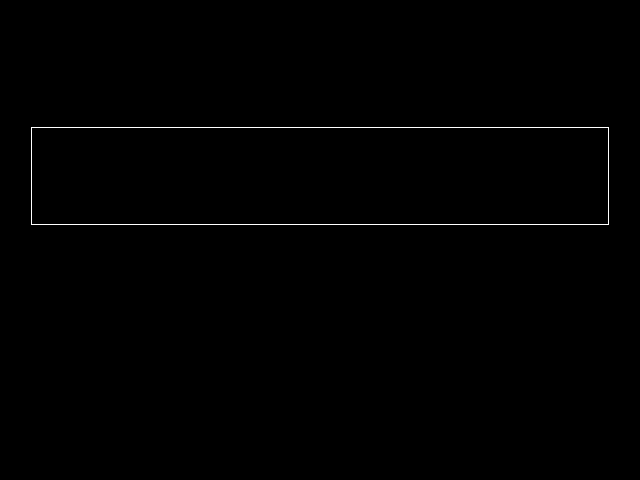

This is a level from a 2D game, rendered from its Tiled map with the project's own tilesets. A one-line summary and the map file follow, with tile-layer data summarised:
An orthogonal 20x15 tile map with 32x32 px tiles, 2 tile layers (Tile Layer 1, Tile Layer 2) and 3 objects (2x ExitGate, Player).

<map version="1.0" orientation="orthogonal" width="20" height="15" tilewidth="32" tileheight="32">
 <properties>
  <property name="evilrobot" value="data/gfx/evilrobot.png" />
  <property name="evilrobotstanding" value="data/gfx/evilrobotstanding.png" />
  <property name="exitgate" value="data/gfx/gate.png" />
  <property name="run" value="data/gfx/run.png" />
 </properties>
 <tileset firstgid="1" name="tileset" tilewidth="32" tileheight="32" spacing="1">
  <image source="data/gfx/tileset.png" width="198" height="198" />
 </tileset>
 <layer name="Tile Layer 1" width="20" height="15">
  <properties>
   <property name="collidable" value="" />
  </properties>
  <data>[300 cells, 22 non-empty, 4 distinct tile ids]</data>
 </layer>
 <layer name="Tile Layer 2" width="20" height="15">
  <data>[300 cells, 24 non-empty, 7 distinct tile ids]</data>
 </layer>
 <objectgroup name="Object Layer 3" width="20" height="15">
  <object name="exitgate" type="ExitGate" x="608" y="224">
   <properties>
    <property name="height" value="79" />
    <property name="textureID" value="exitgate" />
    <property name="width" value="77" />
   </properties>
  </object>
 </objectgroup>
 <objectgroup name="Object Layer 2" width="20" height="15">
  <properties>
   <property name="interactive" value="" />
  </properties>
  <object name="exitgate" type="ExitGate" x="128" y="224">
   <properties>
    <property name="height" value="79" />
    <property name="textureID" value="exitgate" />
    <property name="width" value="77" />
   </properties>
  </object>
 </objectgroup>
 <objectgroup name="Object Layer 1" width="20" height="15">
  <properties>
   <property name="collidable" value="" />
  </properties>
  <object name="player" type="Player" x="576" y="224">
   <properties>
    <property name="textureID" value="run" />
   </properties>
  </object>
 </objectgroup>
</map>
